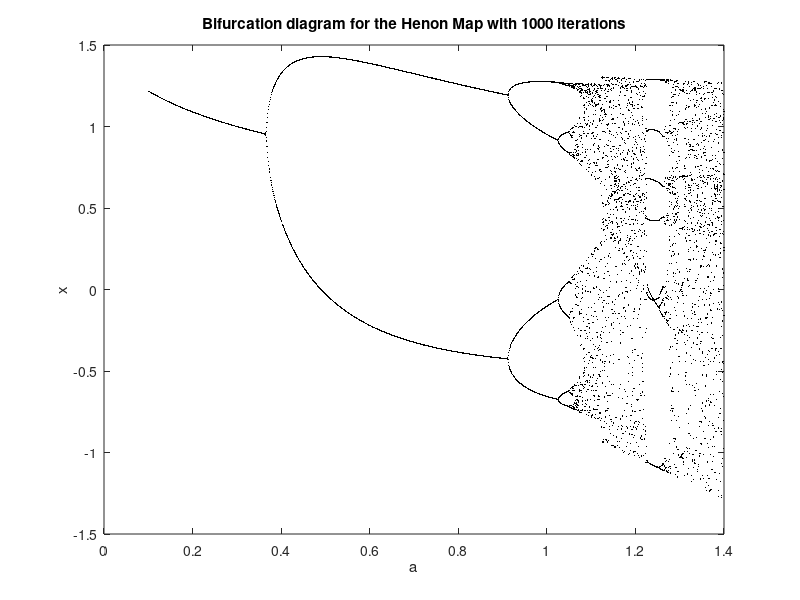

Recreate this plot in MATLAB.
% MATLAB implementation of the Hénon Map
% Author: Lianne Meah <lianne.meah@gmail.com>

clc
clear all

%% PARAMETERS
iterations = 1000;
x = zeros(1, iterations);
y = zeros(1, iterations);
a = 1.4;
b = 0.3;
dt = 0.001;

%% FLAGS
drawing = 0; % set to 1 to plot at each step
bifurcation = 1; % set to 1 or 2 to plot birfurcation (x & a, x & b)
plotter = 0; % set to 1 for normal plot (x vs y)

%% PLOTTING
% Normal plot
if plotter==1
	% set initial value of x
	x(1,1) = 0.1;
	for i=1:iterations
		% apply update
		x(1,i+1) = 1-(a*x(1,i)^2) + y(1,i);
		y(1,i+1) = b*x(1,i);
		% plotting
		plot(x(5:iterations),y(5:iterations), '.k','MarkerSize',3)
		line1 = sprintf('Henon Map with %.0f iterations', iterations);
		line2 = sprintf('a = %.2f, b = %.4f', a, b);
		title({line1, line2});
		xlabel('x')
		ylabel('y')
		% if model is set to update after each iteration
		if drawing==1
			drawnow
		end
	end
end

% to demonstrate system dynamics with varying 'a' parameter
if bifurcation==1
	minAlpha = 0.1;
	for alpha = minAlpha:dt:(a)
		% set initial values
		x(1,1) = 0.1;
		y(1,1) = 0;
		% start iterating
		for i=1:iterations
			% apply Henon Map update
			x(1,i+1) = 1-(alpha*x(1,i)^2) + y(1,i);
			y(1,i+1) = b*x(1,i);
		end
		% plotting
		plot(alpha*ones(1,10), x(1,iterations-9:iterations),'.k','MarkerSize',1)
		line1 = sprintf('Bifurcation diagram for the Henon Map with %.0f iterations', iterations);
		title({line1});
		xlabel('a')
		ylabel('x')
		if drawing==1
			drawnow
		end
		hold on
	end
end

% to demonstrate system dynamics with varying 'b' parameter
if bifurcation==2
	minBeta = -0.6;
	for beta1 = minBeta:dt:(b+0.1)
		% set initial values
		x(1,1) = 0.1;
		y(1,1) = 0;
		% start iterating
		for i=1:iterations
			% apply Henon Map update
			x(1,i+1) = 1-(a*x(1,i)^2) + y(1,i);
			y(1,i+1) = beta1*x(1,i);
		end
		% plotting
		plot(beta1*ones(1,10),x(1,iterations-9:iterations),'.k','MarkerSize',1)
		line1 = sprintf('Bifurcation diagram for the Henon Map with %.0f iterations', iterations);
		title({line1});
		xlabel('a')
		ylabel('x')
		if drawing==1
			drawnow
		end
		hold on
	end
end